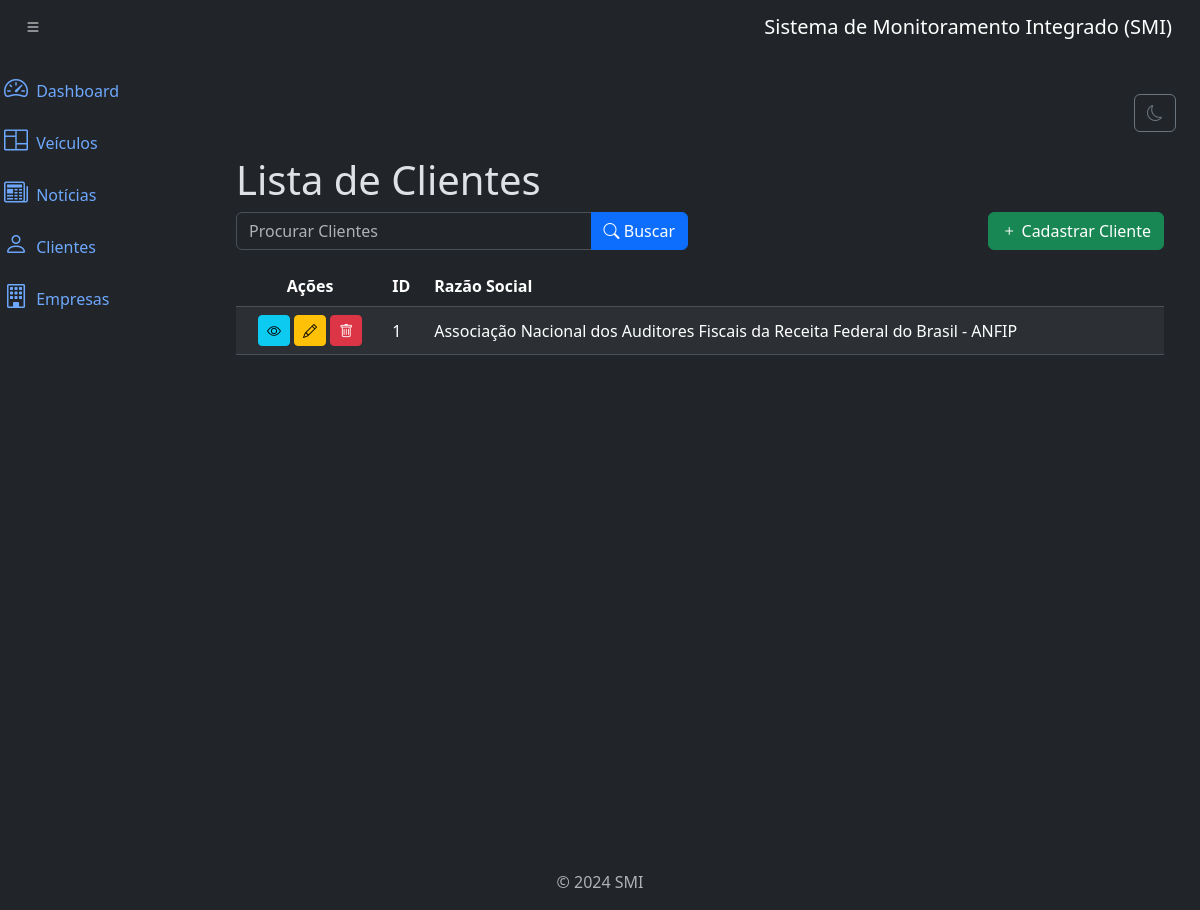
The page /clientes/list/ on the database as committed earlier.
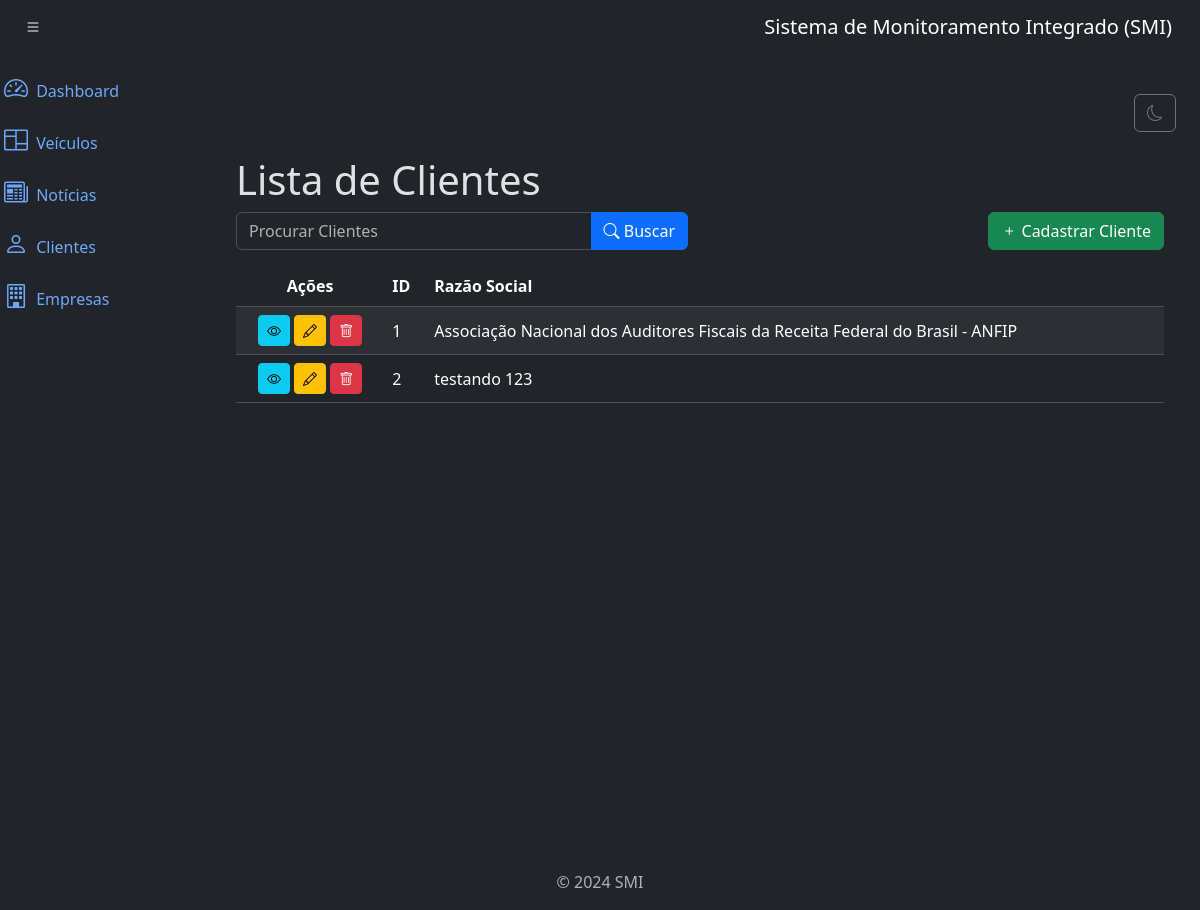
The same page on the database as committed later.
### clientes/models.py (models this page shows, shortened)
class EnderecoMixin(models.Model):
    logradouro = models.CharField(max_length=200)
    numero = models.CharField(max_length=10)
    complemento = models.CharField(max_length=200, null=True, blank=True)
    bairro = models.CharField(max_length=30)
    cep = models.CharField(max_length=9)
    pais = models.CharField(max_length=100, default='Brasil')
    UF = models.CharField(max_length=2)
    cidade = models.CharField(max_length=100, blank=True, null=True)
    class Meta:
        abstract = True

class Cliente(EnderecoMixin):
    razao_social = models.CharField(max_length=200)
    cnpj_cpf = models.CharField(max_length=14, unique=True)
    inscricao_estadual = models.CharField(
        max_length=9, unique=True, null=True, blank=True
    )
    inscricao_municipal = models.CharField(
        max_length=13, unique=True, null=True, blank=True
    )
    contato_1 = models.CharField(max_length=20)
    contato_2 = models.CharField(max_length=20, null=True, blank=True)
    email = models.EmailField()
    class Meta:
        ordering = ['razao_social']

### clientes/views.py (the view)
# urls.py: path('clientes/list/', views.ClienteListView.as_view(), name='cliente_list'),
class ClienteListView(ListView):
    model = models.Cliente
    template_name = 'cliente_list.html'
    context_object_name = 'clientes'
    paginate_by = 20
    def get_queryset(self):
        queryset = super().get_queryset()
        razao_social = self.request.GET.get('razao_social')
        if razao_social:
            queryset = queryset.filter(razao_social__icontains=razao_social)
        return queryset

### clientes/templates/cliente_list.html (shortened to what this page needs)
{% extends 'base.html' %}
{% block content %}
<div class="container mt-4">
    <h3 class="display-6">Lista de Clientes</h3>
    <div class="row mb-3">
        <div class="col-md-6">
            <form method="get" action="{% url 'cliente_list' %}">
                <div class="input-group">
                    <input type="text" class="form-control" name="razao_social" placeholder="Procurar Clientes" value="{{ request.GET.razao_social }}">
                    <button type="submit" class="btn btn-primary">
                        <i class="bi bi-search"></i> Buscar
                    </button>
                </div>
            </form>
        </div>
        <div class="col-md-6 text-end">
            <a href="{% url 'cliente_create' %}" class="btn btn-success">
                <i class="bi bi-plus"></i> Cadastrar Cliente
            </a>
        </div>
    </div>
    <div class="table-responsive">
        <table class="table table-striped table-hover align-middle">
            <thead class="table-dark">
                <tr>
                    <th class="text-center">Ações</th>
                    <th>ID</th>
                    <th>Razão Social</th>
                </tr>
            </thead>
            <tbody>
                {% for cliente in clientes %}
                <tr>
                    <td class="text-center">
                        <a href="{% url 'cliente_detail' cliente.id %}" class="btn btn-info btn-sm" title="Visualizar">
                            <i class="bi bi-eye"></i>
                        </a>
                        <a href="{% url 'cliente_update' cliente.id %}" class="btn btn-warning btn-sm" title="Editar">
                            <i class="bi bi-pencil"></i>
                        </a>
                        <a href="{% url 'cliente_delete' cliente.id %}" class="btn btn-danger btn-sm" title="Excluir">
                            <i class="bi bi-trash"></i>
                        </a>
                    </td>
                    <td>{{ cliente.id }}</td>
                    <td>{{ cliente.razao_social }}</td>
                </tr>
                {% endfor %}
            </tbody>
        </table>
    </div>
</div>
{% endblock %}

Rows that differ between the two databases and show on the page:
added Cliente: id "2", razao_social "testando 123"
